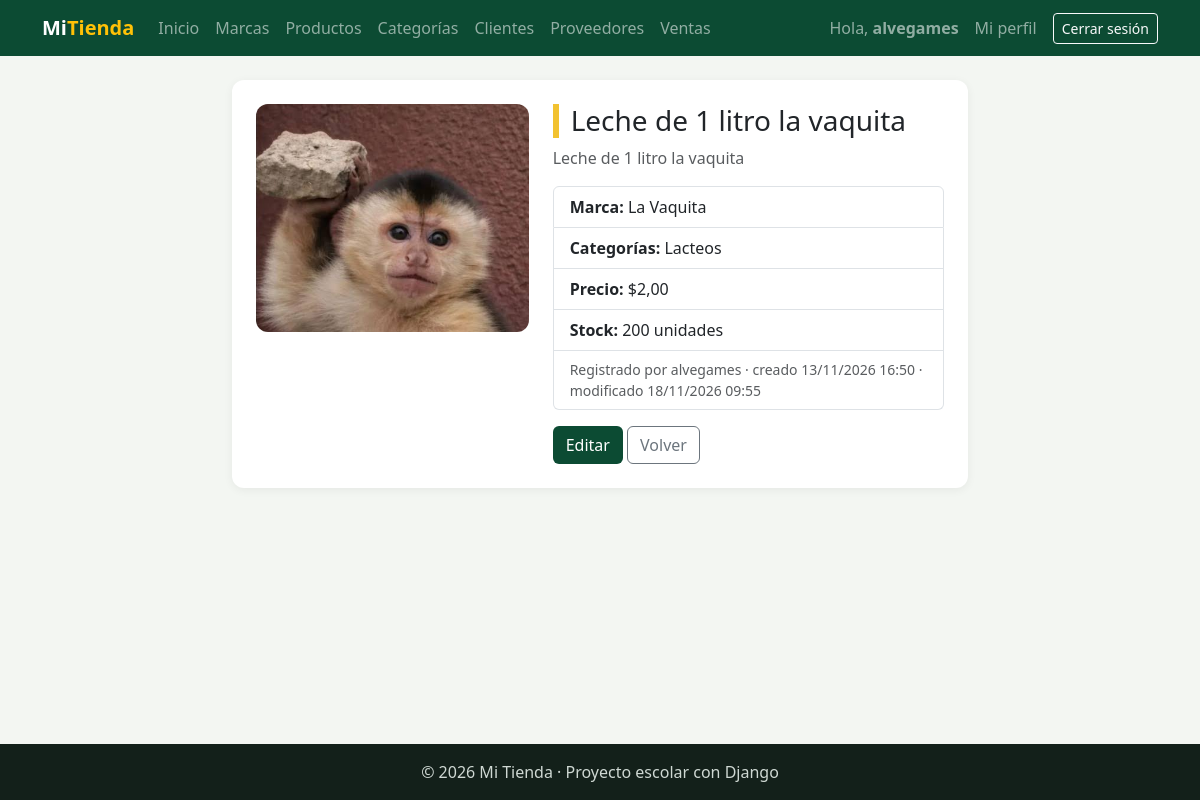
The page /facturacion/productos/2/ (signed in) on the database as committed earlier.
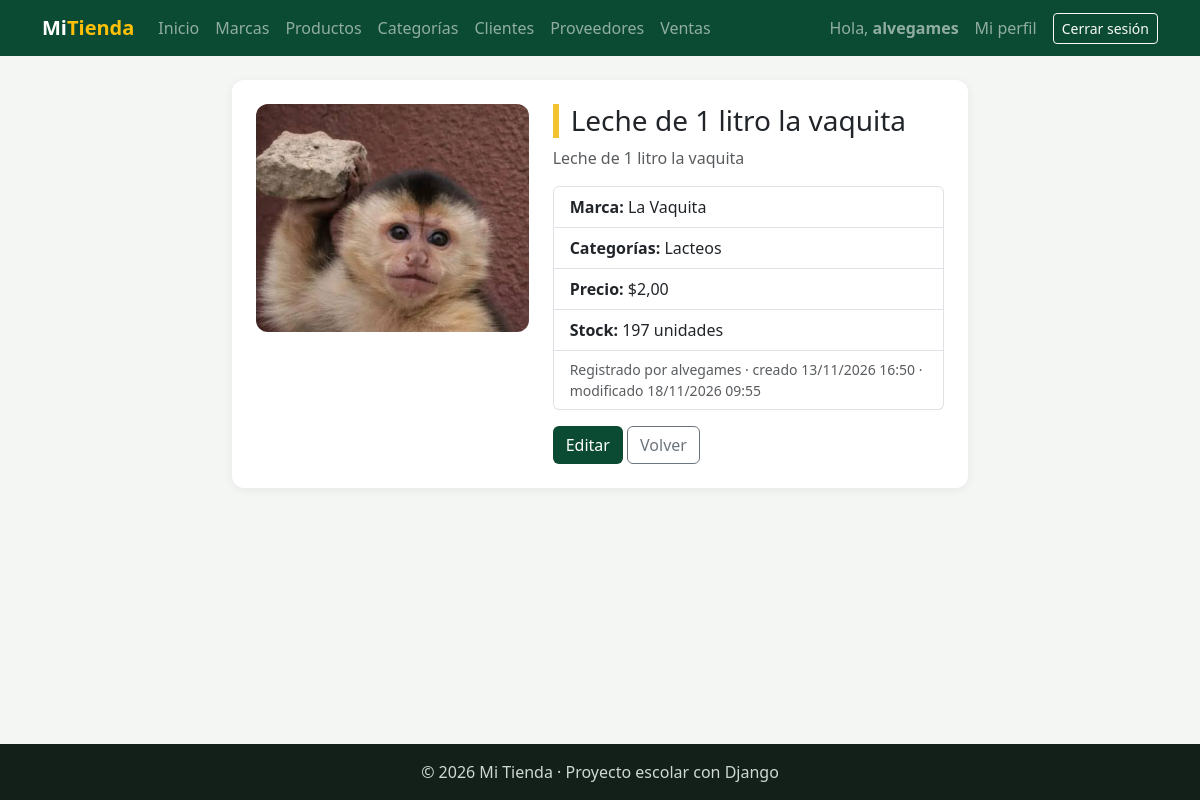
The same page on the database as committed later.
### facturacion/models.py (models this page shows, shortened)
class ModeloBase(models.Model):
    user = models.ForeignKey(                    # 1:N con User: un usuario registra muchos registros
        User,
        on_delete=models.SET_NULL,               # Si borran al usuario, el registro se queda con user vacío
        null=True,                               # SET_NULL necesita que la columna acepte NULL
        blank=True,
        editable=False,                          # No aparece en formularios: lo llena la VISTA, no la persona
        related_name="%(class)s_registrados",    # %(class)s = nombre del modelo → user.producto_registrados
        verbose_name="Registrado por",
    )
    fecha_creacion = models.DateTimeField("Fecha de creación", auto_now_add=True)   # Se llena sola al CREAR
    fecha_modificacion = models.DateTimeField("Última modificación", auto_now=True) # Se actualiza sola en CADA save()
    class Meta:
        abstract = True                          # ← LA CLAVE: modelo "molde", sin tabla propia

class Producto(ModeloBase):
    nombre = models.CharField(max_length=100)
    descripcion = models.TextField("Descripción", blank=True)
    precio = models.DecimalField(max_digits=10, decimal_places=2)    # Precio de VENTA actual
    stock = models.PositiveIntegerField(default=0)                   # Unidades en bodega (nunca negativo)
    imagen = models.ImageField(                  # NUEVO: guarda una FOTO
        upload_to="productos/",                  #   el archivo va a MEDIA_ROOT/productos/
        blank=True,                              #   la foto es opcional
    )                                            #   En la tabla solo se guarda el TEXTO de la ruta: "productos/a55.jpg"
    marca = models.ForeignKey(Marca, on_delete=models.PROTECT, related_name="productos")
    categorias = models.ManyToManyField(Categoria, related_name="productos", blank=True)
    activo = models.BooleanField(default=True)
    class Meta:
        verbose_name = "Producto"
        verbose_name_plural = "Productos"
        ordering = ["nombre"]

class Marca(ModeloBase):
    nombre = models.CharField(max_length=60, unique=True)
    pais_origen = models.CharField("País de origen", max_length=60, blank=True)
    activo = models.BooleanField(default=True)
    class Meta:
        verbose_name = "Marca"
        verbose_name_plural = "Marcas"
        ordering = ["nombre"]

### facturacion/views.py (the view)
# urls.py: path("productos/<int:pk>/", views.ProductoDetailView.as_view(), name="producto_detalle"),
class ProductoDetailView(LoginRequiredMixin, DetailView):  # VER UNO
    model = Producto
    template_name = "facturacion/producto_detalle.html"
    context_object_name = "producto"

### facturacion/templates/facturacion/producto_detalle.html (shortened to what this page needs)
{% extends "base.html" %}
{% block contenido %}
<div class="row justify-content-center">
    <div class="col-lg-8">
        <div class="tarjeta">
            <div class="row g-4">
                <div class="col-md-5">
                    {% if producto.imagen %}
                        <img src="{{ producto.imagen.url }}" alt="{{ producto.nombre }}" class="foto-grande">
                    {% else %}
                        <div class="foto-grande d-grid text-muted" style="place-items:center;height:220px">Sin foto</div>
                    {% endif %}
                </div>
                <div class="col-md-7">
                    <h1 class="h3 titulo-pagina">{{ producto.nombre }}</h1>
                    <p class="text-muted">{{ producto.descripcion|default:"Sin descripción." }}</p>
                    <ul class="list-group mb-3">
                        <li class="list-group-item"><b>Marca:</b> {{ producto.marca.nombre }}</li>
                        <li class="list-group-item"><b>Categorías:</b>
                            {% for c in producto.categorias.all %}{{ c.nombre }}{% if not forloop.last %}, {% endif %}{% empty %}—{% endfor %}</li>
                        <li class="list-group-item"><b>Precio:</b> ${{ producto.precio }}</li>
                        <li class="list-group-item"><b>Stock:</b> {{ producto.stock }} unidades</li>
                        <li class="list-group-item small text-muted">Registrado por {{ producto.user|default:"—" }} ·
                            creado {{ producto.fecha_creacion|date:"d/m/Y H:i" }} · modificado {{ producto.fecha_modificacion|date:"d/m/Y H:i" }}</li>
                    </ul>
                    <a href="{% url 'facturacion:producto_editar' producto.pk %}" class="btn btn-verde">Editar</a>
                    <a href="{% url 'facturacion:producto_lista' %}" class="btn btn-outline-secondary">Volver</a>
                </div>
            </div>
        </div>
    </div>
</div>
{% endblock %}

Rows that differ between the two databases and show on the page:
changed Producto "Leche de 1 litro la vaquita": stock "200" → "197"
